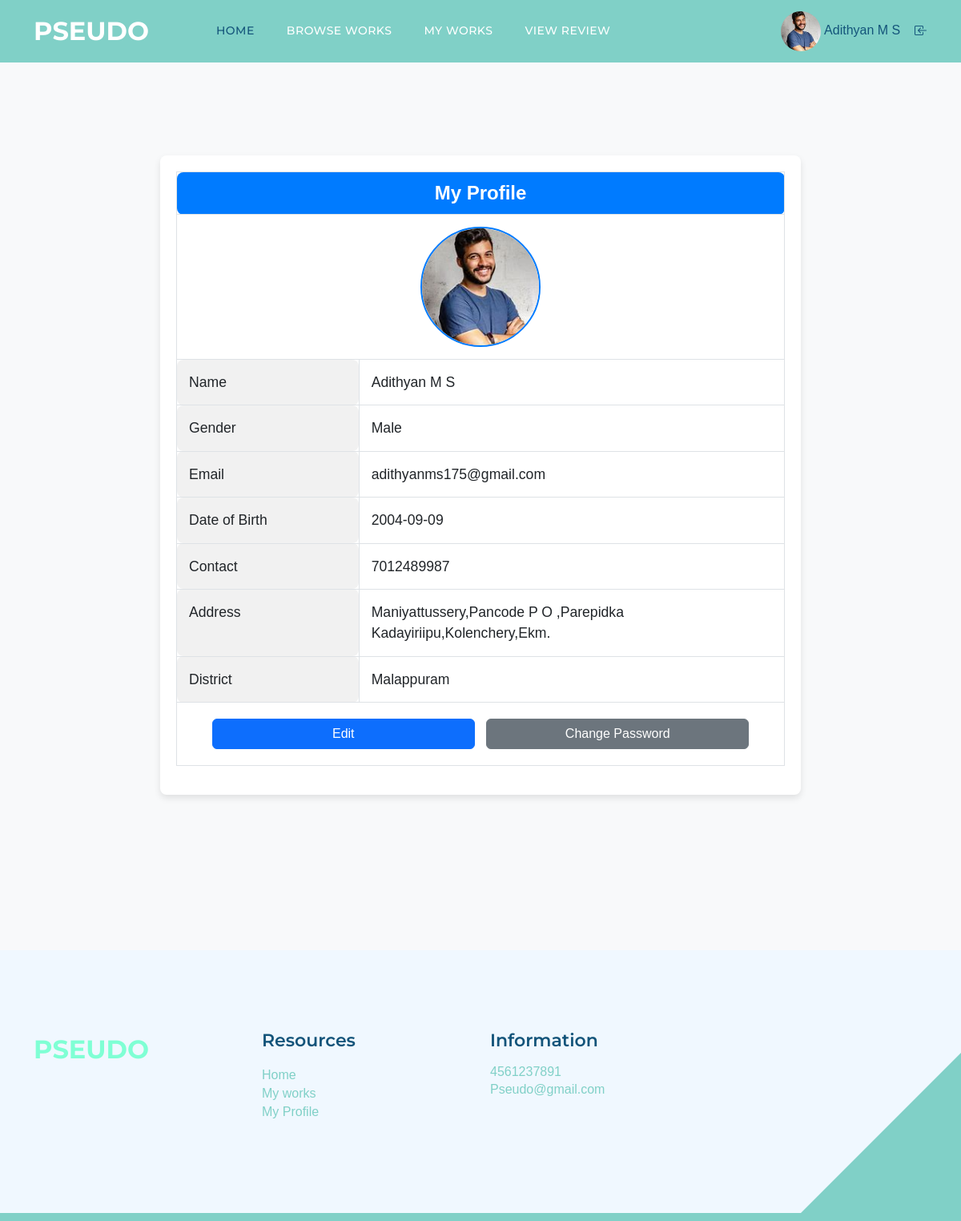
/Freelan/Myprofile.php (signed in), run on an earlier commit of the app's database.
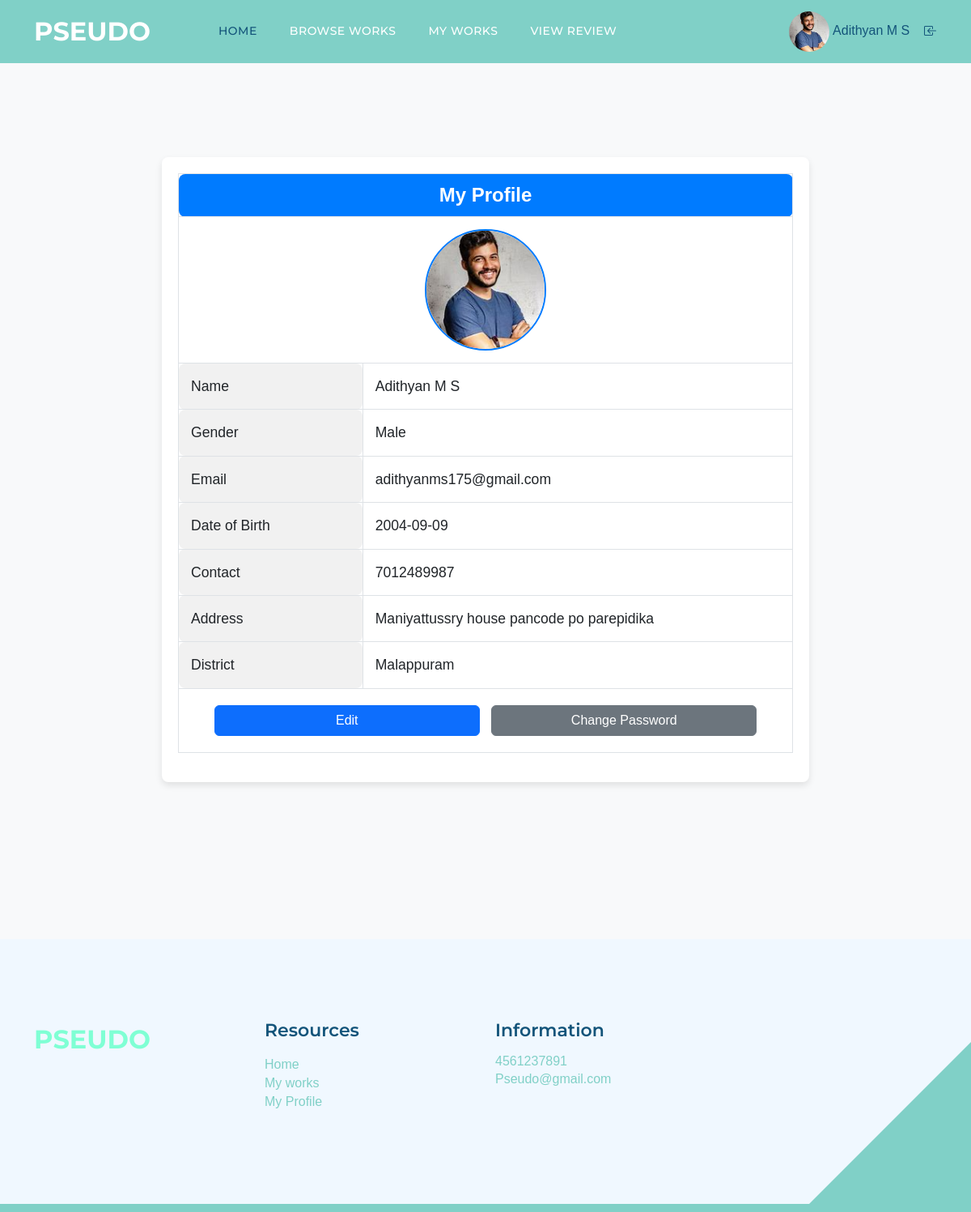
And on a later commit of the database.
### tables this page shows
CREATE TABLE `tbl_freelan` (
  `freelan_id` int(11) NOT NULL,
  `freelan_name` varchar(50) NOT NULL,
  `freelan_email` varchar(50) NOT NULL,
  `place_id` int(11) NOT NULL,
  `freelan_address` varchar(200) NOT NULL,
  `freelan_photo` varchar(50) NOT NULL,
  `freelan_proof` varchar(50) NOT NULL,
  `freelan_password` varchar(50) NOT NULL,
  `freelan_dob` varchar(20) NOT NULL,
  `freelan_contact` varchar(20) NOT NULL,
  `freelan_status` int(11) NOT NULL,
  `freelan_gender` varchar(50) NOT NULL
);

CREATE TABLE `tbl_district` (
  `district_id` int(11) NOT NULL,
  `district_name` varchar(50) NOT NULL
);

### Freelan/Myprofile.php (the view, shortened to what this page needs)
<?php
include('Header.php');
?>
<!DOCTYPE html PUBLIC "-//W3C//DTD XHTML 1.0 Transitional//EN" "http://www.w3.org/TR/xhtml1/DTD/xhtml1-transitional.dtd">
<html xmlns="http://www.w3.org/1999/xhtml">
<head>
</head>
<body>
  <div class="container profile-container">
    <form name="frm_profile" action="" method="POST">
      <table class="table table-bordered profile-table">
        <?php
          $selqry = "select * from tbl_freelan u inner join tbl_place p on u.place_id = p.place_id inner join tbl_district d on d.district_id = p.district_id where u.freelan_id=".$_SESSION['fid'];
          $freelan = $con->query($selqry);
          $data = $freelan->fetch_assoc();
        ?>
        <thead>
          <tr>
            <th colspan="2">My Profile</th>
          </tr>
        </thead>
        <tbody>
          <tr>
            <td colspan="2" class="text-center"><img src="../Asset/Files/Freelan/Photo/<?php echo $data['freelan_photo'] ?>" class="profile-photo" alt="Profile Photo"/></td>
          </tr>
          <tr>
            <td class="text-right font-weight-bold">Name</td>
            <td><?php echo $data['freelan_name'] ?></td>
          </tr>
          <tr>
            <td class="text-right font-weight-bold">Gender</td>
            <td><?php echo $data['freelan_gender'] ?></td>
          </tr>
          <tr>
            <td class="text-right font-weight-bold">Email</td>
            <td><?php echo $data['freelan_email'] ?></td>
          </tr>
          <tr>
            <td class="text-right font-weight-bold">Date of Birth</td>
            <td><?php echo $data['freelan_dob'] ?></td>
          </tr>
          <tr>
            <td class="text-right font-weight-bold">Contact</td>
            <td><?php echo $data['freelan_contact'] ?></td>
          </tr>
          <tr>
            <td class="text-right font-weight-bold">Address</td>
            <td><?php echo $data['freelan_address'] ?></td>
          </tr>
          <tr>
            <td class="text-right font-weight-bold">District</td>
            <td><?php echo $data['district_name'] ?></td>
          </tr>
          <tr>
            <td colspan="2" class="text-center profile-actions">
              <a href="../Freelan/FEdit_profile.php" class="btn btn-primary">Edit</a>
              <a href="changepass.php" class="btn btn-secondary">Change Password</a>
            </td>
          </tr>
        </tbody>
      </table>
    </form>
  </div>
</body>
<?php
include('footer.php');
?>
</html>

What changed in the data, as far as the page shows it:
changed tbl_freelan "Adithyan M S": freelan_address "Maniyattussery,Pancode P O ,Parepidka Kadayiriipu,Kolenchery,Ekm." → "Maniyattussry house pancode po parepidika"
